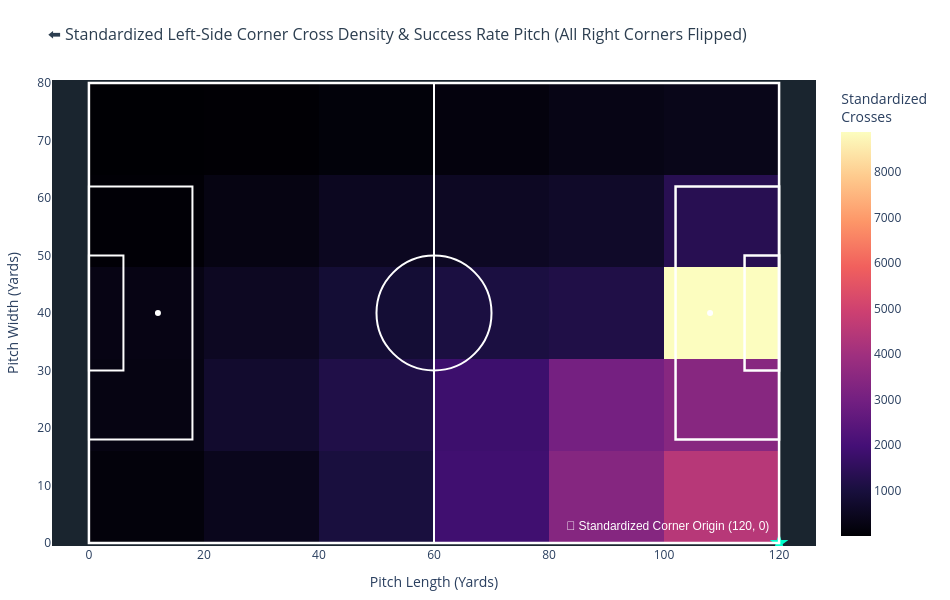

The notebook cell this image was saved under:
### Markdown cell above
## ⬅️ Part 5: Left-Side Standardized Corner Pitch (Flipped Right-Side Deliveries)

In raw event data, corner kicks originate from both the Left Side ($y \approx 0$, bottom flag) and the Right Side ($y \approx 80$, top flag). This causes raw spatial cross density to be a symmetric mixture of near-post crosses from the left and far-post crosses from the right.

To align all deliveries to a **standardized tactical perspective** (originating from the bottom-right flag at $(120, 0)$), we flip all Right-Side corners (`is_right_corner == 1`) across the pitch horizontal axis ($y = 40$):
1. **Coordinate Reflection**:
   $$\text{end\_y}_{\text{flipped}} = 80.0 - \text{end\_y}$$
2. **Tactical Zone Reflection**:
   In our 30-zone grid, vertical strips ($x$) remain unchanged while horizontal strips ($y \in [0, 4]$) invert across the center:
   $$Z_{x, y} \longrightarrow Z_{x, 4 - y}$$
   *(For example, a right-side near-post cross in $Z_{5,3}$ flips to $Z_{5,1}$, aligning it with left-side near-post crosses).*

Below is the interactive **Standardized Left-Side Cross Density Pitch**, isolating true near-post vs. far-post tactical preferences across the entire global dataset!

### Code cell
# Create standardized left-side dataset by flipping right-side corners
df_left_std = df_corners.copy()
right_mask = df_left_std["is_right_corner"] == 1

# 1. Flip Y coordinates across pitch center (y = 40)
if "end_y" in df_left_std.columns:
    df_left_std.loc[right_mask, "end_y"] = 80.0 - df_left_std.loc[right_mask, "end_y"]
if "start_y" in df_left_std.columns:
    df_left_std.loc[right_mask, "start_y"] = 80.0 - df_left_std.loc[right_mask, "start_y"]

# 2. Flip tactical zones across Y axis (Z_x_y -> Z_x_{4-y})
def flip_zone_string(z_str):
    if not isinstance(z_str, str) or not z_str.startswith("Z_"):
        return z_str
    parts = z_str.split("_")
    if len(parts) == 3:
        try:
            zx = int(parts[1])
            zy = int(parts[2])
            return f"Z_{zx}_{4 - zy}"
        except ValueError:
            return z_str
    return z_str

df_left_std.loc[right_mask, "end_zone"] = df_left_std.loc[right_mask, "end_zone"].apply(flip_zone_string)

# Compute standardized zone frequencies and success rates
total_std_records = len(df_left_std)
std_zone_counts = df_left_std["end_zone"].value_counts().to_dict()
std_zone_success = df_left_std.groupby("end_zone")["target_outcome"].mean().to_dict()

# Standardized Left-Side Tactical Labels (From bottom flag perspective)
std_labels_map = {
    "Z_5_2": "Central Goalmouth / Penalty Spot (Z_5_2)",
    "Z_5_1": "Near Post Box / Left Corridor (Z_5_1 - Standardized)",
    "Z_5_3": "Far Post Box / Right Corridor (Z_5_3 - Standardized)",
    "Z_5_0": "Left Corner Flag / Origin Byline (Z_5_0 - Origin)",
    "Z_5_4": "Far Touchline / Overhit Byline (Z_5_4)",
    "Z_4_2": "Top of Penalty Box / Edge (Z_4_2)",
    "Z_4_1": "Near Outside Box / Left Zone 14 (Z_4_1)",
    "Z_4_3": "Far Outside Box / Right Zone 14 (Z_4_3)",
    "Z_4_0": "Short Corner Support / Left Wing (Z_4_0)",
    "Z_4_4": "Far Wing / Overhit Support (Z_4_4)",
}

# Construct 5x6 matrix for Heatmap
x_centers = [10, 30, 50, 70, 90, 110]
y_centers = [8, 24, 40, 56, 72]
z_matrix_std = []
custom_data_std = []

for zy in range(5):
    z_row = []
    cd_row = []
    for zx in range(6):
        zid = f"Z_{zx}_{zy}"
        count = int(std_zone_counts.get(zid, 0))
        pct = (count / total_std_records) * 100
        succ_rate = (std_zone_success.get(zid, 0.0)) * 100
        label = std_labels_map.get(zid, f"Build-up / Open Play Zone ({zid})")
        z_row.append(count)
        cd_row.append([label, f"{count:,}", f"{pct:.1f}%", f"{succ_rate:.1f}%"])
    z_matrix_std.append(z_row)
    custom_data_std.append(cd_row)

fig_std = go.Figure(data=go.Heatmap(
    z=z_matrix_std,
    x=x_centers,
    y=y_centers,
    customdata=custom_data_std,
    colorscale="Magma",
    hovertemplate=(
        "<b>%{customdata[0]}</b><br><br>"
        "<b>Standardized Crosses:</b> %{customdata[1]} (%{customdata[2]})<br>"
        "<b>Attacking Success Rate:</b> %{customdata[3]}<br>"
        "<extra></extra>"
    ),
    colorbar=dict(title="Standardized<br>Crosses")
))

# Add Soccer Pitch Markings
for s in shapes:
    fig_std.add_shape(s)

# Add Penalty Spots
fig_std.add_trace(go.Scatter(
    x=[12, 108], y=[40, 40],
    mode="markers",
    marker=dict(color="white", size=6),
    hoverinfo="skip",
    showlegend=False
))

# Add Origin Marker at bottom-right corner flag (120, 0)
fig_std.add_trace(go.Scatter(
    x=[120], y=[0],
    mode="markers+text",
    marker=dict(color="#00ffcc", size=14, symbol="star"),
    text=["🚩 Standardized Corner Origin (120, 0)"],
    textposition="top left",
    textfont=dict(color="white", size=12, family="sans-serif"),
    name="Corner Origin",
    hoverinfo="skip"
))

fig_std.update_layout(
    title=dict(text="⬅️ Standardized Left-Side Corner Cross Density & Success Rate Pitch (All Right Corners Flipped)", font=dict(size=16, color="#2c3e50")),
    xaxis=dict(title="Pitch Length (Yards)", range=[0, 120], showgrid=False, zeroline=False),
    yaxis=dict(title="Pitch Width (Yards)", range=[0, 80], showgrid=False, zeroline=False, scaleanchor="x", scaleratio=1),
    width=950,
    height=600,
    plot_bgcolor="#1a252f",
    paper_bgcolor="white",
    margin=dict(l=40, r=40, t=80, b=40),
    showlegend=False
)

fig_std.show()

### Figure 1 — Plotly figure (JSON) as saved in the notebook; plotly's stock layout.template omitted (floating-point values rounded to 4 significant figures)
{"data": [{"colorbar": {"title": {"text": "Standardized<br>Crosses"}}, "colorscale": [[0, "#000004"], [0.1111, "#180f3d"], [0.2222, "#440f76"], [0.3333, "#721f81"], [0.4444, "#9e2f7f"], [0.5556, "#cd4071"], [0.6667, "#f1605d"], [0.7778, "#fd9668"], [0.8889, "#feca8d"], [1, "#fcfdbf"]], "customdata": [[["Build-up / Open Play Zone (Z_0_0)", "123", "0.3%", "0.0%"], ["Build-up / Open Play Zone (Z_1_0)", "409", "1.1%", "0.0%"], ["Build-up / Open Play Zone (Z_2_0)", "1,009", "2.6%", "0.0%"], ["Build-up / Open Play Zone (Z_3_0)", "1,877", "4.9%", "0.2%"], ["Short Corner Support / Left Wing (Z_4_0)", "3,390", "8.8%", "1.2%"], ["Left Corner Flag / Origin Byline (Z_5_0 - Origin)", "4,465", "11.5%", "1.5%"]], [["Build-up / Open Play Zone (Z_0_1)", "242", "0.6%", "0.0%"], ["Build-up / Open Play Zone (Z_1_1)", "734", "1.9%", "0.0%"], ["Build-up / Open Play Zone (Z_2_1)", "1,176", "3.0%", "0.0%"], ["Build-up / Open Play Zone (Z_3_1)", "1,811", "4.7%", "0.3%"], ["Near Outside Box / Left Zone 14 (Z_4_1)", "3,029", "7.8%", "6.6%"], ["Near Post Box / Left Corridor (Z_5_1 - Standardized)", "3,423", "8.9%", "10.1%"]], [["Build-up / Open Play Zone (Z_0_2)", "273", "0.7%", "0.0%"], ["Build-up / Open Play Zone (Z_1_2)", "527", "1.4%", "0.0%"], ["Build-up / Open Play Zone (Z_2_2)", "842", "2.2%", "0.0%"], ["Build-up / Open Play Zone (Z_3_2)", "1,059", "2.7%", "0.5%"], ["Top of Penalty Box / Edge (Z_4_2)", "1,162", "3.0%", "11.3%"], ["Central Goalmouth / Penalty Spot (Z_5_2)", "8,872", "22.9%", "19.6%"]], [["Build-up / Open Play Zone (Z_0_3)", "31", "0.1%", "0.0%"], ["Build-up / Open Play Zone (Z_1_3)", "238", "0.6%", "0.0%"], ["Build-up / Open Play Zone (Z_2_3)", "487", "1.3%", "0.0%"], ["Build-up / Open Play Zone (Z_3_3)", "540", "1.4%", "0.6%"], ["Far Outside Box / Right Zone 14 (Z_4_3)", "647", "1.7%", "10.4%"], ["Far Post Box / Right Corridor (Z_5_3 - Standardized)", "1,345", "3.5%", "14.0%"]], [["Build-up / Open Play Zone (Z_0_4)", "2", "0.0%", "0.0%"], ["Build-up / Open Play Zone (Z_1_4)", "24", "0.1%", "0.0%"], ["Build-up / Open Play Zone (Z_2_4)", "101", "0.3%", "0.0%"], ["Build-up / Open Play Zone (Z_3_4)", "153", "0.4%", "0.7%"], ["Far Wing / Overhit Support (Z_4_4)", "300", "0.8%", "2.0%"], ["Far Touchline / Overhit Byline (Z_5_4)", "368", "1.0%", "0.8%"]]], "hovertemplate": "<b>%{customdata[0]}</b><br><br><b>Standardized Crosses:</b> %{customdata[1]} (%{customdata[2]})<br><b>Attacking Success Rate:</b> %{customdata[3]}<br><extra></extra>", "type": "heatmap", "x": [10, 30, 50, 70, 90, 110], "y": [8, 24, 40, 56, 72], "z": [[123, 409, 1009, 1877, 3390, 4465], [242, 734, 1176, 1811, 3029, 3423], [273, 527, 842, 1059, 1162, 8872], [31, 238, 487, 540, 647, 1345], [2, 24, 101, 153, 300, 368]]}, {"hoverinfo": "skip", "marker": {"color": "white", "size": 6}, "mode": "markers", "showlegend": false, "type": "scatter", "x": [12, 108], "y": [40, 40]}, {"hoverinfo": "skip", "marker": {"color": "#00ffcc", "size": 14, "symbol": "star"}, "mode": "markers+text", "name": "Corner Origin", "text": ["🚩 Standardized Corner Origin (120, 0)"], "textfont": {"color": "white", "family": "sans-serif", "size": 12}, "textposition": "top left", "type": "scatter", "x": [120], "y": [0]}], "layout": {"height": 600, "margin": {"b": 40, "l": 40, "r": 40, "t": 80}, "paper_bgcolor": "white", "plot_bgcolor": "#1a252f", "shapes": [{"line": {"color": "white", "width": 2.5}, "type": "rect", "x0": 0, "x1": 120, "y0": 0, "y1": 80}, {"line": {"color": "white", "width": 2}, "type": "line", "x0": 60, "x1": 60, "y0": 0, "y1": 80}, {"line": {"color": "white", "width": 2}, "type": "circle", "x0": 50, "x1": 70, "y0": 30, "y1": 50}, {"line": {"color": "white", "width": 2}, "type": "rect", "x0": 0, "x1": 18, "y0": 18, "y1": 62}, {"line": {"color": "white", "width": 2}, "type": "rect", "x0": 0, "x1": 6, "y0": 30, "y1": 50}, {"line": {"color": "white", "width": 2.5}, "type": "rect", "x0": 102, "x1": 120, "y0": 18, "y1": 62}, {"line": {"color": "white", "width": 2.5}, "type": "rect", "x0": 114, "x1": 120, "y0": 30, "y1": 50}], "showlegend": false, "title": {"font": {"color": "#2c3e50", "size": 16}, "text": "⬅️ Standardized Left-Side Corner Cross Density & Success Rate Pitch (All Right Corners Flipped)"}, "width": 950, "xaxis": {"range": [0, 120], "showgrid": false, "title": {"text": "Pitch Length (Yards)"}, "zeroline": false}, "yaxis": {"range": [0, 80], "scaleanchor": "x", "scaleratio": 1, "showgrid": false, "title": {"text": "Pitch Width (Yards)"}, "zeroline": false}}}
